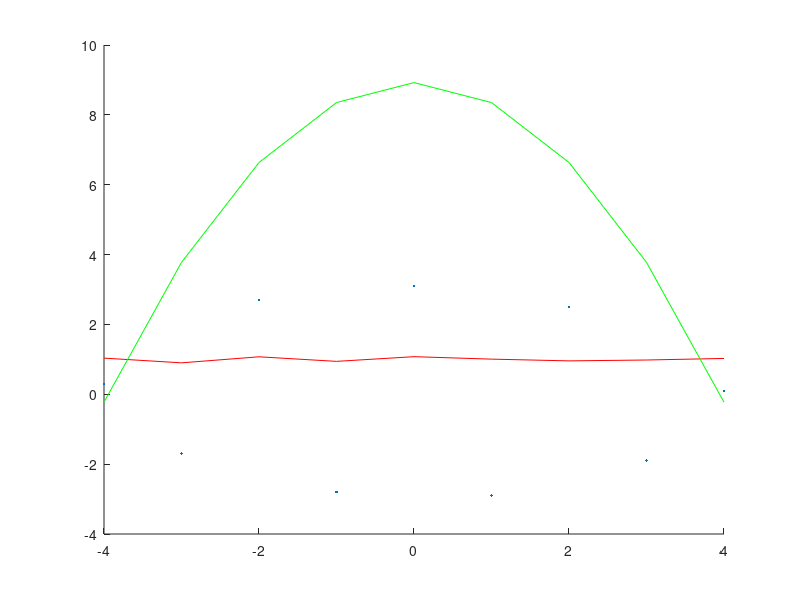

This figure's MATLAB source:
% Aufgabe 4a
u = [-4:4]';
v = [0.3;-1.7;2.7;-2.8;3.1;-2.9;2.5;-1.9;0.1];
hold on;
plot(u,v,'.')

% Aufgabe 4b
% Gleichung lautet ~v = ~alpha * ~u + ~beta
% mit ~v = v², ~alpha = c²/a², ~beta = c²,ũ = u²

% Aufgabe 4c
b = v.^2;
A = u.^2;
A(:,2) = 1;
X = A\b;
b
A
X

% Aufgabe 4d
% Als Ellipsengleichung
plot(u,u.^2/15.6032 + v.^2/8.9240,'red')

% Als Ausgleichsgeradengleichung
plot(u,-0.5719 * u.^2 + 8.9240,'green')